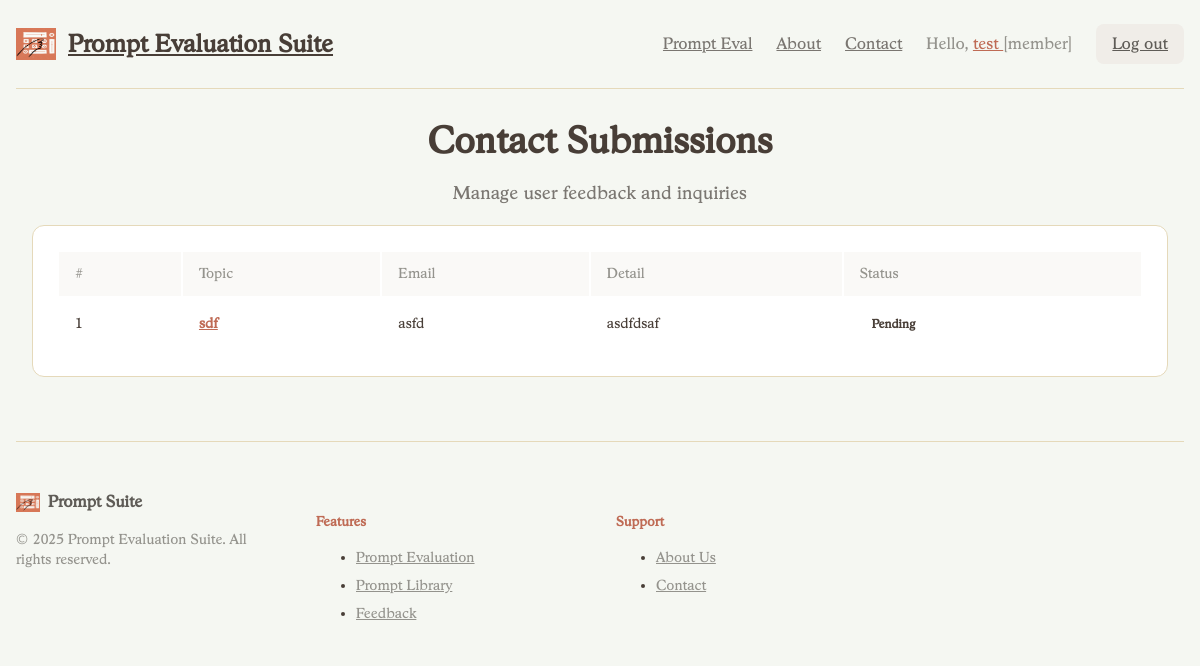
Page /showcontact/ (signed in) on the committed database.
### myapp/models.py (models this page shows, shortened)
class Profile(models.Model):
    user = models.OneToOneField(User, on_delete=models.CASCADE)
    usertype = models.CharField(max_length=100, default="member")
    point = models.IntegerField(default=0)

class ContactList(models.Model):
    topic = models.CharField(max_length=200)
    email = models.CharField(max_length=100)
    detail = models.TextField(null=True, blank=True)
    complete = models.BooleanField(default=False)

### myapp/views.py (the view)
# urls.py: path("showcontact/", showContact, name="showcontact-page"),
@login_required(login_url="/login")
def showContact(request):
    allcontact = ContactList.objects.all()
    context = {"contact": allcontact}
    return render(request, "myapp/showcontact.html", context)

### myapp/template/myapp/showcontact.html (shortened to what this page needs)
{% extends 'myapp/base.html' %}
{% block myheader %}
<div class="text-center mb-10">
  <h1 class="text-4xl font-bold text-earth-900 mb-3">Contact Submissions</h1>
  <p class="text-earth-700 text-lg">Manage user feedback and inquiries</p>
</div>
{% endblock myheader %}
{% block content %}
<div class="max-w-7xl mx-auto px-4 sm:px-6 lg:px-8">
  <div class="bg-white rounded-xl shadow-lg border border-earth-200 p-6 w-full">
    {% if contact %}
      <div class="overflow-x-auto">
        <table class="min-w-full w-full table-fixed divide-y divide-earth-200 text-sm">
          <thead class="bg-earth-50">
            <tr>
              <th class="px-4 py-3 text-left font-medium text-earth-600 uppercase tracking-wider w-[6%]">#</th>
              <th class="px-4 py-3 text-left font-medium text-earth-600 uppercase tracking-wider w-[18%]">Topic</th>
              <th class="px-4 py-3 text-left font-medium text-earth-600 uppercase tracking-wider w-[22%]">Email</th>
              <th class="px-4 py-3 text-left font-medium text-earth-600 uppercase tracking-wider w-[40%]">Detail</th>
              <th class="px-4 py-3 text-left font-medium text-earth-600 uppercase tracking-wider w-[14%]">Status</th>
            </tr>
          </thead>
          <tbody class="bg-white divide-y divide-earth-200">
            {% for data in contact %}
            <tr class="hover:bg-earth-50 transition">
              <td class="px-4 py-4 font-medium text-earth-900 text-sm">{{ forloop.counter }}</td>
              <td class="px-4 py-4 text-sm">
                <a href="{% url 'action-page' data.id %}"
                   class="text-terracotta-600 hover:text-terracotta-900 font-semibold transition-colors">
                  {{ data.topic }}
                </a>
              </td>
              <td class="px-4 py-4 text-sm text-earth-900 break-words">
                {{ data.email }}
              </td>
              <td class="px-4 py-4 text-sm">
                <div class="max-w-full overflow-hidden truncate" title="{{ data.detail }}">{{ data.detail }}</div>
              </td>
              <td class="px-4 py-4 text-sm">
                {% if data.complete %}
                  <span class="inline-flex px-3 py-1 text-xs font-semibold rounded-full bg-green-100 text-green-700">Completed</span>
                {% else %}
                  <span class="inline-flex px-3 py-1 text-xs font-semibold rounded-full bg-yellow-100 text-yellow-700">Pending</span>
                {% endif %}
              </td>
            </tr>
            {% endfor %}
          </tbody>
        </table>
      </div>
    {% endif %}
  </div>
</div>
{% endblock content %}

### myapp/template/myapp/base.html (shortened to what this page needs)
{% load static %}
<!DOCTYPE html>
<html lang="en">
  <head>
    <link href="{% static 'css/output.css' %}" rel="stylesheet" />
  </head>
  <body class="font-[Stratford-Serial] bg-sage-50 text-earth-900 min-h-screen">
    <div class="max-w-7xl mx-auto px-4 py-6">
      <header>
        <div class="flex flex-col md:flex-row items-center justify-between pb-6 mb-8 border-b border-earth-200">
          <a href="/" class="flex items-center space-x-3 text-earth-900 hover:text-terracotta-600 transition-colors group">
            <img
              src="{% static 'image/logo.png' %}"
              alt="logo"
              width="40"
              height="32"
              class="group-hover:scale-105 transition-transform"
            />
            <span class="text-2xl font-semibold">Prompt Evaluation Suite</span>
          </a>
          <nav class="flex items-center space-x-6 mt-4 md:mt-0">
            <a href="{% url 'prompt-eval-page' %}"
               class="text-earth-700 hover:text-terracotta-600 font-medium transition-colors">
              Prompt Eval
            </a>
            <a href="{% url 'about-page' %}"
               class="text-earth-700 hover:text-terracotta-600 font-medium transition-colors">
              About
            </a>
            <a href="{% url 'contact-page' %}"
               class="text-earth-700 hover:text-terracotta-600 font-medium transition-colors">
              Contact
            </a>
            {% if user.is_authenticated %}
              <span class="text-earth-600">
                Hello,
                <a href="{% url 'profile-page' %}" class="text-terracotta-600 hover:text-terracotta-700 font-medium">
                  {{user.first_name}}
                </a>
                [{{user.profile.usertype}}]
              </span>
              <a href="{% url 'logout' %}"
                 class="bg-earth-100 hover:bg-earth-200 text-earth-800 px-4 py-2 rounded-lg font-medium transition-colors">
                Log out
              </a>
            {% else %}
              <a href="{% url 'login' %}"
                 class="bg-terracotta-600 hover:bg-terracotta-700 text-white px-6 py-2 rounded-lg font-medium transition-colors shadow-sm">
                Log in
              </a>
            {% endif %}
          </nav>
        </div>
        {% block myheader %}{% endblock myheader %}
      </header>
      <main>{% block content %} {% endblock content %}</main>
      <footer class="mt-16 pt-12 border-t border-earth-200">
        <div class="grid grid-cols-1 md:grid-cols-4 gap-8">
          <div class="col-span-1">
            <div class="flex items-center space-x-2 mb-4">
              <img
                src="{% static 'image/logo.png' %}"
                alt="logo"
                width="24"
                height="19"
              />
              <span class="font-semibold text-earth-800">Prompt Suite</span>
            </div>
            <p class="text-sm text-earth-600">&copy; 2025 Prompt Evaluation Suite. All rights reserved.</p>
          </div>
          <div>
            <h5 class="font-semibold text-terracotta-600 mb-4">Features</h5>
            <ul class="space-y-2 text-sm">
              <li><a href="{% url 'prompt-eval-page' %}" class="text-earth-600 hover:text-terracotta-600 transition-colors">Prompt Evaluation</a></li>
              <li><a href="{% url 'home-page' %}" class="text-earth-600 hover:text-terracotta-600 transition-colors">Prompt Library</a></li>
              <li><a href="{% url 'contact-page' %}" class="text-earth-600 hover:text-terracotta-600 transition-colors">Feedback</a></li>
            </ul>
          </div>
          <div>
            <h5 class="font-semibold text-terracotta-600 mb-4">Support</h5>
            <ul class="space-y-2 text-sm">
              <li><a href="{% url 'about-page' %}" class="text-earth-600 hover:text-terracotta-600 transition-colors">About Us</a></li>
              <li><a href="{% url 'contact-page' %}" class="text-earth-600 hover:text-terracotta-600 transition-colors">Contact</a></li>
            </ul>
          </div>
        </div>
      </footer>
    </div>
  </body>
</html>

### rows in the picture
ContactList: topic "sdf", email "asfd", detail "asdfdsaf", complete "Pending"

### other values in the picture
{{ user.first_name }} "test"
{{ user.profile.usertype }} "member"
